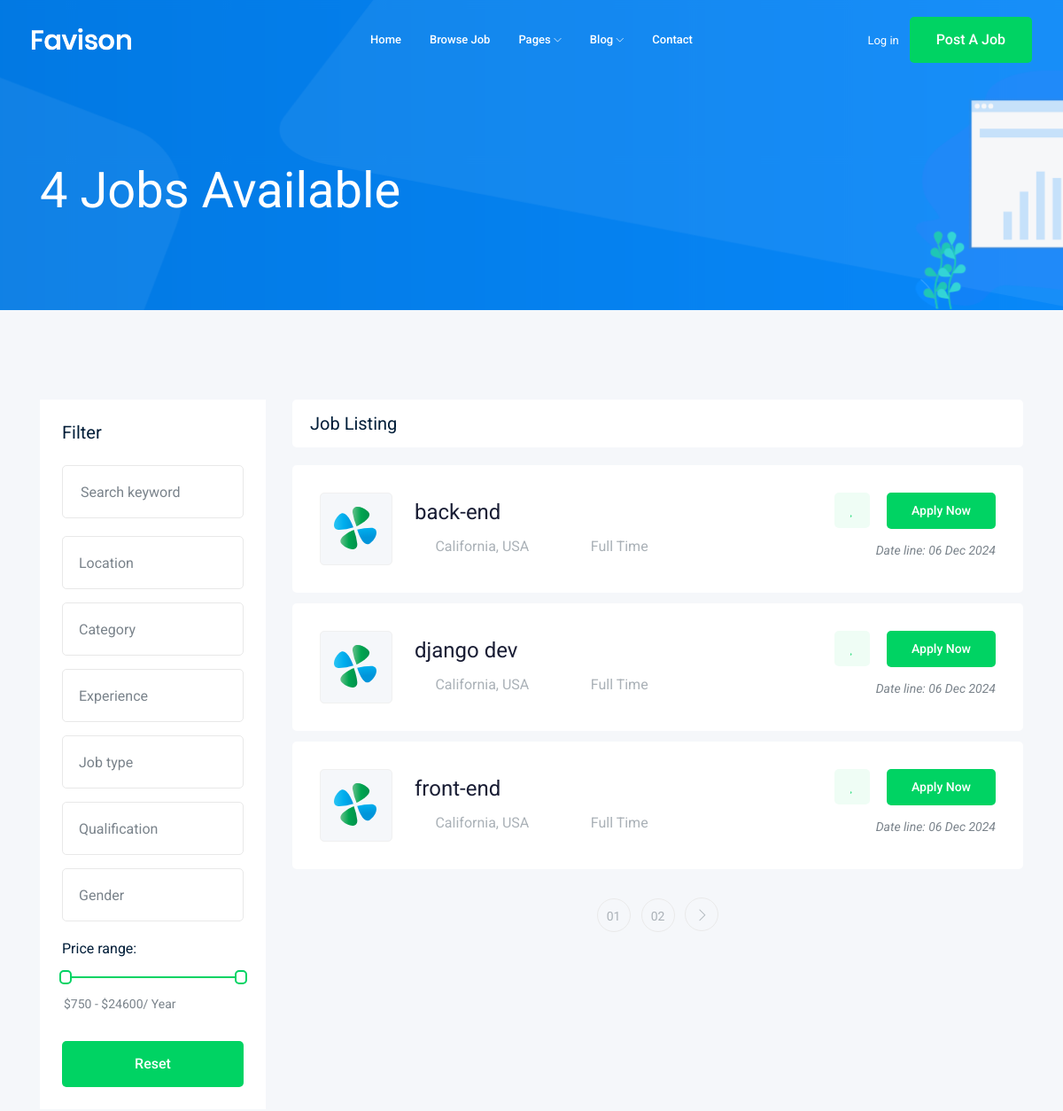
The app's page /jobs/ (upper part), older data.
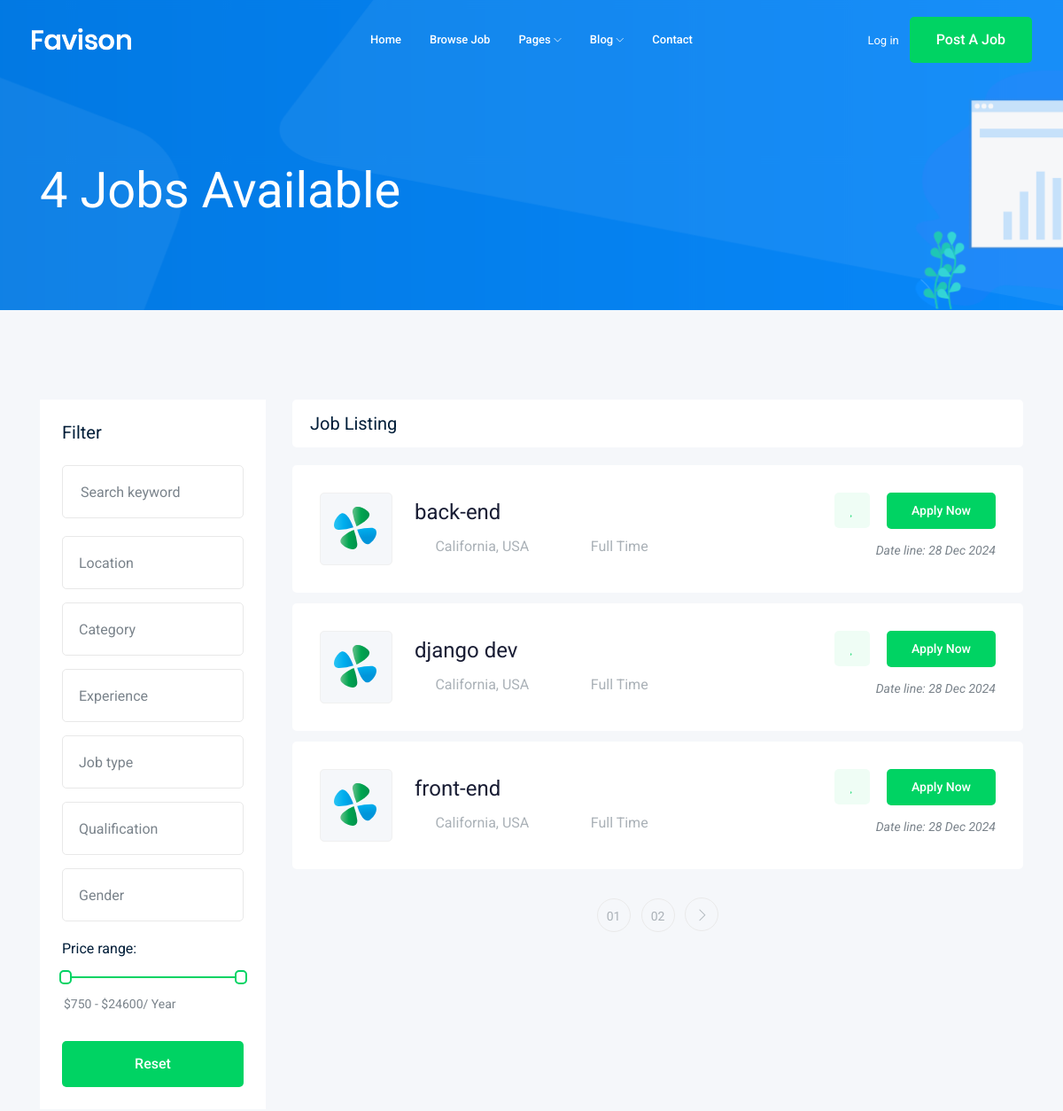
The same page, newer data.
### job/models.py (models this page shows, shortened)
class Job(models.Model):
    def image_upload():
        return "jobs/%y/%m/%d"
    title = models.CharField(max_length=100)
    job_type = models.CharField(max_length=15 , choices=JOB_TYPE)
    description = models.TextField(max_length=1000)
    published_at = models.DateTimeField(auto_now=True)
    vacancy = models.IntegerField(default=1)
    salary = models.IntegerField(default=0)
    experience = models.IntegerField(default=1)
    Category = models.ForeignKey('Category', on_delete=models.CASCADE)
    image = models.ImageField(upload_to= image_upload())
    slug = models.SlugField(blank=True, null=True)
    def __str__(self):
        return self.title

### job/views.py (the view)
# urls.py: path('',views.job_list),
def job_list(request):
    job_list = Job.objects.all()
    paginator = Paginator(job_list, 3)
    page_number = request.GET.get('page')
    page_obj = paginator.get_page(page_number)
    return render(request, 'job/job_list.html', {'jobs':page_obj ,'job_count' : job_list  }      )

### job/templates/job/job_list.html (shortened to what this page needs)
{%extends 'base.html'%}
{% block body %}
<div class="bradcam_area bradcam_bg_1">
    <div class="container">
        <div class="row">
            <div class="col-xl-12">
                <div class="bradcam_text">
                    <h3>{{job_count.count}} Jobs Available</h3>
                </div>
            </div>
        </div>
    </div>
</div>
<div class="job_listing_area plus_padding">
    <div class="container">
        <div class="row">
            <div class="col-lg-3">
                <div class="job_filter white-bg">
                    <div class="form_inner white-bg">
                        <h3>Filter</h3>
                        <form action="#">
                            <div class="row">
                                <div class="col-lg-12">
                                    <div class="single_field">
                                        <input type="text" placeholder="Search keyword">
                                    </div>
                                </div>
                                <div class="col-lg-12">
                                </div>
                                <div class="col-lg-12">
                                </div>
                                <div class="col-lg-12">
                                </div>
                                <div class="col-lg-12">
                                </div>
                                <div class="col-lg-12">
                                </div>
                                <div class="col-lg-12">
                                </div>
                            </div>
                        </form>
                    </div>
                    <div class="range_wrap">
                        <label for="amount">Price range:</label>
                        <div id="slider-range"></div>
                        <p>
                            <input type="text" id="amount" readonly
                                style="border:0; color:#7A838B; font-size: 14px; font-weight:400;">
                        </p>
                    </div>
                    <div class="reset_btn">
                        <button class="boxed-btn3 w-100" type="submit">Reset</button>
                    </div>
                </div>
            </div>
            <div class="col-lg-9">
                <div class="recent_joblist_wrap">
                    <div class="recent_joblist white-bg ">
                        <div class="row align-items-center">
                            <div class="col-md-6">
                                <h4>Job Listing</h4>
                            </div>
                            <div class="col-md-6">
                            </div>
                        </div>
                    </div>
                </div>
                <div class="job_lists m-0">
                    <div class="row">
                        {% for job in jobs %}
                        <div class="col-lg-12 col-md-12">
                            <div class="single_jobs white-bg d-flex justify-content-between">
                                <div class="jobs_left d-flex align-items-center">
                                    <div class="thumb">
                                        <img src="img/svg_icon/1.svg" alt="">
                                    </div>
                                    <div class="jobs_conetent">
                                        <a href="/jobs/{{job.slug}}">
                                            <h4>{{job}}</h4>
                                        </a>
                                        <div class="links_locat d-flex align-items-center">
                                            <div class="location">
                                                <p> <i class="fa fa-map-marker"></i> California, USA</p>
                                            </div>
                                            <div class="location">
                                                <p> <i class="fa fa-clock-o"></i>{{job.job_type}}</p>
                                            </div>
                                        </div>
                                    </div>
                                </div>
                                <div class="jobs_right">
                                    <div class="apply_now">
                                        <a class="heart_mark" href="#"> <i class="fa fa-heart"></i> </a>
                                        <a href="/jobs/{{job.slug}}" class="boxed-btn3">Apply Now</a>
                                    </div>
                                    <div class="date">
                                        <p>Date line: {{job.published_at|date:'d M o'}}</p>
                                    </div>
                                </div>
                            </div>
                        </div>
                        {% endfor %}
                    </div>
                    {% if jobs.has_other_pages %}
                    <div class="row">
                        <div class="col-lg-12">
                            <div class="pagination_wrap">
                                <ul>
                                    {% for page in jobs.paginator.page_range %}
                                    <li><a href="?page={{page}}"><span>0{{page}}</span></a></li>
                                    {% endfor %}
                                    {% if jobs.has_next %}
                                    <li><a href="?page= {{jobs.next_page_number}}"> <i class="ti-angle-right"></i> </a></li>
                                    {% endif %}
                                </ul>
                            </div>
                        </div>
                    </div>
                    {% endif %}
                </div>
            </div>
        </div>
    </div>
</div>
{% endblock body %}

### templates/base.html (shortened to what this page needs)
{% load static %}
<!doctype html>
<html class="no-js" lang="zxx">
<head>
    <link rel="stylesheet" href="{% static 'css/bootstrap.min.css'%}">
    <link rel="stylesheet" href="{% static 'css/owl.carousel.min.css'%}">
    <link rel="stylesheet" href="{% static 'css/magnific-popup.css'%}">
    <link rel="stylesheet" href="{% static 'css/font-awesome.min.css'%}">
    <link rel="stylesheet" href="{% static 'css/themify-icons.css'%}">
    <link rel="stylesheet" href="{% static 'css/nice-select.css'%}">
    <link rel="stylesheet" href="{% static 'css/flaticon.css'%}">
    <link rel="stylesheet" href="{% static 'css/jquery-ui.css'%}">
    <link rel="stylesheet" href="{% static 'css/gijgo.css'%}">
    <link rel="stylesheet" href="{% static 'css/animate.min.css'%}">
    <link rel="stylesheet" href="{% static 'css/slicknav.css'%}">
    <link rel="stylesheet" href="{% static 'css/style.css'%}">
</head>
<body>
    <header>
        <div class="header-area ">
            <div id="sticky-header" class="main-header-area">
                <div class="container-fluid ">
                    <div class="header_bottom_border">
                        <div class="row align-items-center">
                            <div class="col-xl-3 col-lg-2">
                                <div class="logo">
                                    <a href="index.html">
                                        <img src="img/logo.png" alt="">
                                    </a>
                                </div>
                            </div>
                            <div class="col-xl-6 col-lg-7">
                                <div class="main-menu  d-none d-lg-block">
                                    <nav>
                                        <ul id="navigation">
                                            <li><a href="index.html">home</a></li>
                                            <li><a href="jobs.html">Browse Job</a></li>
                                            <li><a href="#">pages <i class="ti-angle-down"></i></a>
                                            </li>
                                            <li><a href="#">blog <i class="ti-angle-down"></i></a>
                                            </li>
                                            <li><a href="contact.html">Contact</a></li>
                                        </ul>
                                    </nav>
                                </div>
                            </div>
                            <div class="col-xl-3 col-lg-3 d-none d-lg-block">
                                <div class="Appointment">
                                    <div class="phone_num d-none d-xl-block">
                                        <a href="#">Log in</a>
                                    </div>
                                    <div class="d-none d-lg-block">
                                        <a class="boxed-btn3" href="#">Post a Job</a>
                                    </div>
                                </div>
                            </div>
                            <div class="col-12">
                            </div>
                        </div>
                    </div>
                </div>
            </div>
        </div>
    </header>
    {% block body %}
    {% endblock body %}
</body>
</html>

Row changes from the older to the newer data that the page shows:
changed Job "back-end": published_at "06 Dec 2024" → "28 Dec 2024"
changed Job "django dev": published_at "06 Dec 2024" → "28 Dec 2024"
changed Job "front-end": published_at "06 Dec 2024" → "28 Dec 2024"
